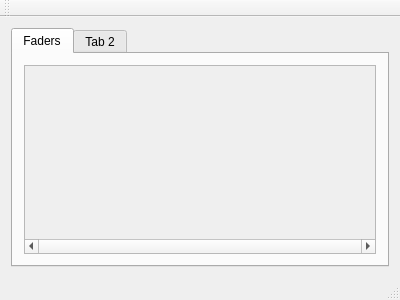
<?xml version="1.0" encoding="UTF-8"?>
<ui version="4.0">
 <class>MainWindow</class>
 <widget class="QMainWindow" name="MainWindow">
  <property name="geometry">
   <rect>
    <x>0</x>
    <y>0</y>
    <width>400</width>
    <height>300</height>
   </rect>
  </property>
  <property name="windowTitle">
   <string>Plankton Lightbulb</string>
  </property>
  <widget class="QWidget" name="centralWidget">
   <layout class="QVBoxLayout" name="verticalLayout">
    <item>
     <widget class="QTabWidget" name="tabWidget">
      <widget class="QWidget" name="fadersTab">
       <attribute name="title">
        <string>Faders</string>
       </attribute>
       <layout class="QVBoxLayout" name="verticalLayout_2">
        <item>
         <widget class="QScrollArea" name="scrollArea">
          <property name="verticalScrollBarPolicy">
           <enum>Qt::ScrollBarAlwaysOff</enum>
          </property>
          <property name="horizontalScrollBarPolicy">
           <enum>Qt::ScrollBarAlwaysOn</enum>
          </property>
          <property name="widgetResizable">
           <bool>true</bool>
          </property>
          <widget class="QWidget" name="scrollAreaWidgetContents">
           <property name="geometry">
            <rect>
             <x>0</x>
             <y>0</y>
             <width>358</width>
             <height>156</height>
            </rect>
           </property>
           <layout class="QHBoxLayout" name="horizontalLayout">
            <item>
             <widget class="QWidget" name="fadersWidget" native="true"/>
            </item>
           </layout>
          </widget>
         </widget>
        </item>
       </layout>
      </widget>
      <widget class="QWidget" name="tab_2">
       <attribute name="title">
        <string>Tab 2</string>
       </attribute>
      </widget>
     </widget>
    </item>
   </layout>
  </widget>
  <widget class="QMenuBar" name="menuBar">
   <property name="geometry">
    <rect>
     <x>0</x>
     <y>0</y>
     <width>400</width>
     <height>22</height>
    </rect>
   </property>
  </widget>
  <widget class="QToolBar" name="mainToolBar">
   <attribute name="toolBarArea">
    <enum>TopToolBarArea</enum>
   </attribute>
   <attribute name="toolBarBreak">
    <bool>false</bool>
   </attribute>
  </widget>
  <widget class="QStatusBar" name="statusBar"/>
 </widget>
 <layoutdefault spacing="6" margin="11"/>
 <resources/>
 <connections/>
</ui>
